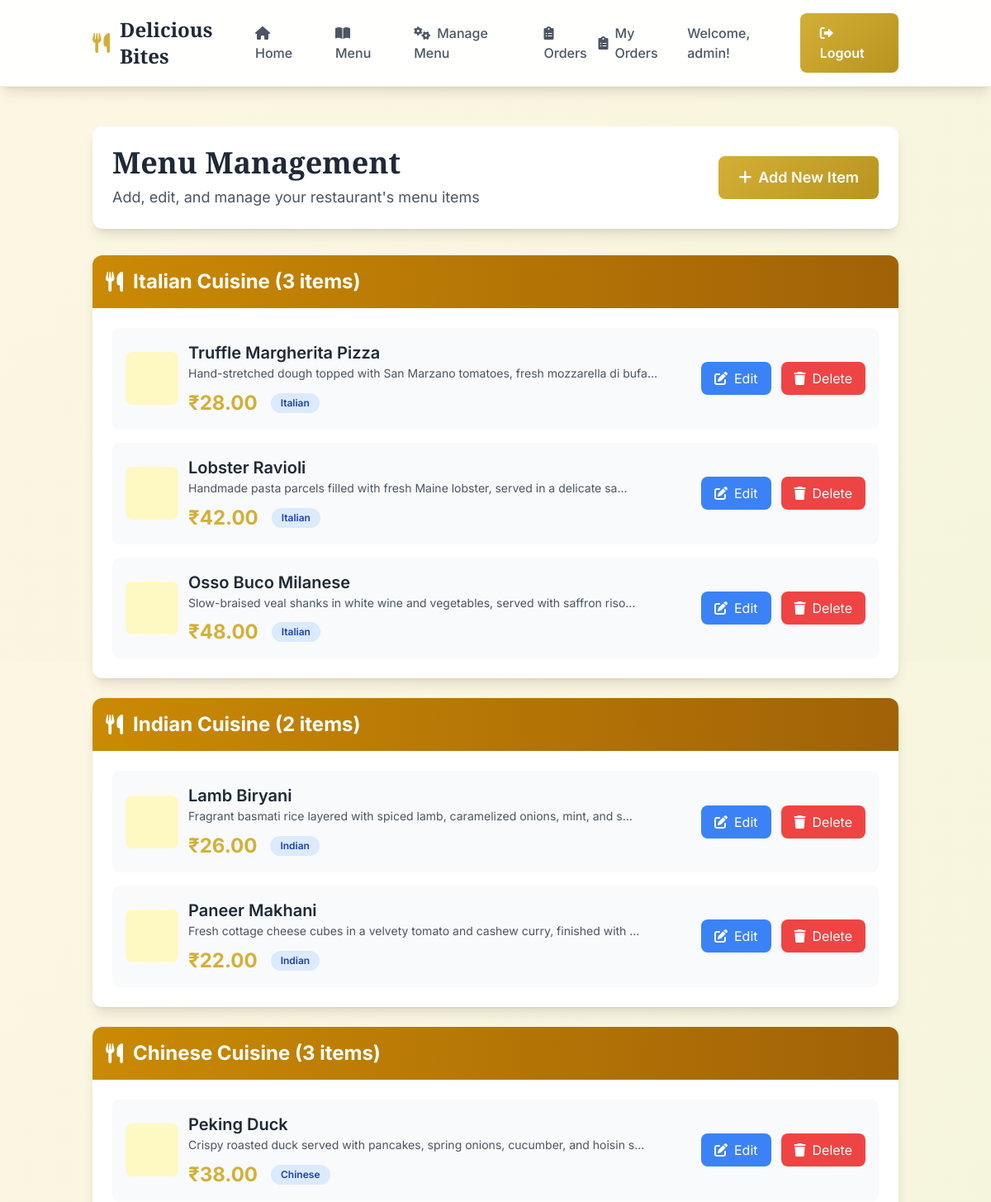
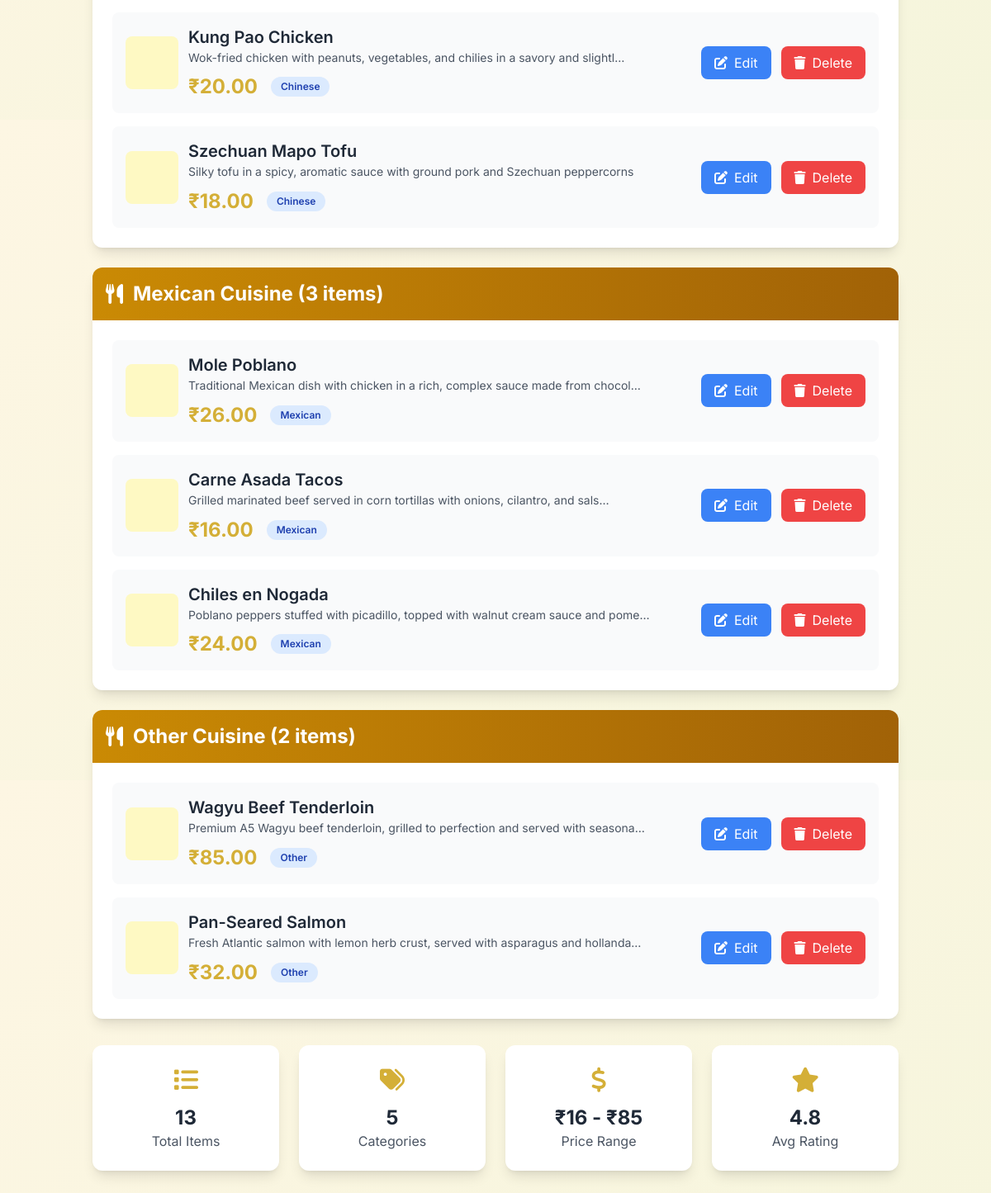
Screenshot of /manage/menu/ (signed in) with the database file from the repository (2 pictures, top to bottom).
### restaurant/models.py (models this page shows, shortened)
class MenuItem(models.Model):
    CATEGORY_CHOICES = [
        ('Indian', 'Indian'),
        ('Chinese', 'Chinese'),
        ('Italian', 'Italian'),
        ('Mexican', 'Mexican'),
        ('Other', 'Other'),
    ]
    name = models.CharField(max_length=100)
    description = models.TextField()
    price = models.DecimalField(max_digits=8, decimal_places=2)
    photo = models.ImageField(upload_to='menu_photos/', blank=True, null=True)
    category = models.CharField(max_length=50, choices=CATEGORY_CHOICES, default='Indian')

### restaurant/views.py (the view)
# urls.py: path('manage/menu/', views.admin_menu, name='admin_menu'),
@admin_required
def admin_menu(request):
    items = MenuItem.objects.all()
    categories = MenuItem.objects.values_list('category', flat=True).distinct()
    category_count = categories.count()
    if items:
        min_price = items.order_by('price').first().price
        max_price = items.order_by('-price').first().price
    else:
        min_price = max_price = 0
    context = {
        'items': items,
        'category_count': category_count,
        'min_price': min_price,
        'max_price': max_price,
    }
    return render(request, 'restaurant/admin_menu.html', context)

### restaurant/templates/restaurant/admin_menu.html (shortened to what this page needs)
{% extends 'restaurant/base.html' %}
{% block content %}
<div class="max-w-6xl mx-auto">
    <div class="bg-white rounded-xl shadow-lg p-6 mb-8">
        <div class="flex justify-between items-center">
            <div>
                <h1 class="font-display text-4xl font-bold text-gray-800 mb-2">Menu Management</h1>
                <p class="text-lg text-gray-600">Add, edit, and manage your restaurant's menu items</p>
            </div>
            <a href="{% url 'add_menu_item' %}" class="btn-primary text-lg">
                <i class="fas fa-plus mr-2"></i>Add New Item
            </a>
        </div>
    </div>
    {% if items %}
        <div class="grid gap-6">
            {% regroup items by category as category_list %}
            {% for category in category_list %}
                <div class="bg-white rounded-xl shadow-lg overflow-hidden">
                    <div class="bg-gradient-to-r from-yellow-600 to-yellow-700 p-4">
                        <h2 class="text-2xl font-bold text-white flex items-center">
                            <i class="fas fa-utensils mr-3"></i>
                            {{ category.grouper }} Cuisine ({{ category.list|length }} items)
                        </h2>
                    </div>
                    <div class="p-6">
                        <div class="space-y-4">
                            {% for item in category.list %}
                                <div class="flex items-center justify-between p-4 bg-gray-50 rounded-lg hover:bg-gray-100 transition-colors">
                                    <div class="flex-grow">
                                        <div class="flex items-center space-x-3">
                                            <div class="w-16 h-16 rounded-lg overflow-hidden bg-yellow-100 flex items-center justify-center">
                                            </div>
                                            <div>
                                                <h3 class="text-xl font-semibold text-gray-800">{{ item.name }}</h3>
                                                <p class="text-gray-600 text-sm leading-relaxed">{{ item.description|truncatechars:80 }}</p>
                                                <div class="flex items-center space-x-4 mt-2">
                                                    <span class="text-2xl font-bold accent-color">₹{{ item.price }}</span>
                                                    <span class="px-3 py-1 bg-blue-100 text-blue-800 text-xs font-semibold rounded-full">
                                                        {{ item.category }}
                                                    </span>
                                                </div>
                                            </div>
                                        </div>
                                    </div>
                                    <div class="flex items-center space-x-3">
                                        <a href="{% url 'edit_menu_item' item.id %}"
                                           class="bg-blue-500 hover:bg-blue-600 text-white px-4 py-2 rounded-lg transition-colors duration-300 flex items-center">
                                            <i class="fas fa-edit mr-2"></i>Edit
                                        </a>
                                        <a href="{% url 'delete_menu_item' item.id %}"
                                           class="bg-red-500 hover:bg-red-600 text-white px-4 py-2 rounded-lg transition-colors duration-300 flex items-center"
                                           onclick="return confirm('Are you sure you want to delete {{ item.name }}?')">
                                            <i class="fas fa-trash mr-2"></i>Delete
                                        </a>
                                    </div>
                                </div>
                            {% endfor %}
                        </div>
                    </div>
                </div>
            {% endfor %}
        </div>
    {% endif %}
    <div class="mt-8 grid md:grid-cols-4 gap-6">
        <div class="bg-white rounded-xl shadow-lg p-6 text-center">
            <i class="fas fa-list text-3xl accent-color mb-3"></i>
            <div class="text-2xl font-bold text-gray-800">{{ items.count }}</div>
            <div class="text-gray-600">Total Items</div>
        </div>
        <div class="bg-white rounded-xl shadow-lg p-6 text-center">
            <i class="fas fa-tags text-3xl accent-color mb-3"></i>
            <div class="text-2xl font-bold text-gray-800">{{ category_count }}</div>
            <div class="text-gray-600">Categories</div>
        </div>
        <div class="bg-white rounded-xl shadow-lg p-6 text-center">
            <i class="fas fa-dollar-sign text-3xl accent-color mb-3"></i>
            <div class="text-2xl font-bold text-gray-800">
                {% if items %}
                    ₹{{ min_price|floatformat:0 }} - ₹{{ max_price|floatformat:0 }}
                {% else %}
                    ₹0
                {% endif %}
            </div>
            <div class="text-gray-600">Price Range</div>
        </div>
        <div class="bg-white rounded-xl shadow-lg p-6 text-center">
            <i class="fas fa-star text-3xl accent-color mb-3"></i>
            <div class="text-2xl font-bold text-gray-800">4.8</div>
            <div class="text-gray-600">Avg Rating</div>
        </div>
    </div>
</div>
{% endblock %}

### restaurant/templates/restaurant/base.html (shortened to what this page needs)
<!DOCTYPE html>
<html lang="en" class="scroll-smooth">
<head>
    <script src="https://cdn.tailwindcss.com"></script>
    <link rel="stylesheet" href="https://cdnjs.cloudflare.com/ajax/libs/font-awesome/6.0.0/css/all.min.css">
</head>
<body class="text-gray-800">
    <header class="navbar-glass sticky top-0 z-50 shadow-lg">
        <nav class="container mx-auto px-6 py-4">
            <div class="flex justify-between items-center">
                <a href="{% url 'home' %}" class="flex items-center space-x-3">
                    <i class="fas fa-utensils text-2xl accent-color"></i>
                    <span class="text-2xl font-display font-bold text-gray-800">Delicious Bites</span>
                </a>
                <div class="hidden md:flex space-x-8">
                    <a href="{% url 'home' %}" class="text-gray-600 hover:accent-color transition-colors duration-300 font-medium">
                        <i class="fas fa-home mr-2"></i>Home
                    </a>
                    <a href="{% url 'menu' %}" class="text-gray-600 hover:accent-color transition-colors duration-300 font-medium">
                        <i class="fas fa-book-open mr-2"></i>Menu
                    </a>
                    {% if request.session.user_type == "admin" %}
                        <a href="{% url 'admin_menu' %}" class="text-gray-600 hover:accent-color transition-colors duration-300 font-medium">
                            <i class="fas fa-cogs mr-2"></i>Manage Menu
                        </a>
                        <a href="{% url 'admin_orders' %}" class="text-gray-600 hover:accent-color transition-colors duration-300 font-medium">
                            <i class="fas fa-clipboard-list mr-2"></i>Orders
                        </a>
                    {% endif %}
                </div>
                <div class="flex items-center space-x-4">
                    {% if user.is_authenticated %}
                        <a href="{% url 'cart' %}" class="text-gray-600 hover:accent-color transition-colors duration-300 font-medium flex items-center">
                            <i class="fas fa-clipboard-list mr-2"></i>My Orders
                        </a>
                        <span class="text-gray-600 font-medium">Welcome, {{ user.first_name|default:user.username }}!</span>
                        <a href="{% url 'logout' %}" class="btn-primary">
                            <i class="fas fa-sign-out-alt mr-2"></i>Logout
                        </a>
                    {% else %}
                        <a href="{% url 'register' %}" class="text-gray-600 hover:accent-color transition-colors duration-300 font-medium">Register</a>
                        <a href="{% url 'login' %}" class="btn-primary">
                            <i class="fas fa-sign-in-alt mr-2"></i>Login
                        </a>
                    {% endif %}
                </div>
            </div>
        </nav>
    </header>
    <main class="container mx-auto px-6 py-12 min-h-screen">
        {% block content %}{% endblock %}
    </main>
</body>
</html>

### restaurant/templates/restaurant/base.html (style rules this page uses)
:root { --primary-gold: #D4AF37; --dark-gold: #B8941F; --cream: #FDF6E3; --dark-brown: #2D1B00; --light-brown: #8B4513; }
body { font-family: 'Inter', sans-serif; background: linear-gradient(135deg, #FDF6E3 0%, #F5F5DC 100%); min-height: 100vh; }
.font-display { font-family: 'Playfair Display', serif; }
.accent-color { color: var(--primary-gold); }
.btn-primary { background: linear-gradient(135deg, var(--primary-gold) 0%, var(--dark-gold) 100%); color: white; font-weight: 600; padding: 12px 24px; border-radius: 8px; transition: all 0.3s ease; border: none; cursor: pointer; text-decoration: none; display: inline-block; }
.navbar-glass { background: rgba(255, 255, 255, 0.95); backdrop-filter: blur(10px); border-bottom: 1px solid rgba(212, 175, 55, 0.2); }

### rows the page displays
MenuItem: grouper "Italian", name "Truffle Margherita Pizza", description "Hand-stretched dough topped with San Marzano tomatoes, fresh mozzarella di bufa…", price "28.00", category "Italian"
MenuItem: name "Lobster Ravioli", description "Handmade pasta parcels filled with fresh Maine lobster, served in a delicate sa…", price "42.00", category "Italian"
MenuItem: name "Osso Buco Milanese", description "Slow-braised veal shanks in white wine and vegetables, served with saffron riso…", price "48.00", category "Italian"
MenuItem: grouper "Indian", name "Lamb Biryani", description "Fragrant basmati rice layered with spiced lamb, caramelized onions, mint, and s…", price "26.00", category "Indian"
MenuItem: name "Paneer Makhani", description "Fresh cottage cheese cubes in a velvety tomato and cashew curry, finished with …", price "22.00", category "Indian"
MenuItem: grouper "Chinese", name "Peking Duck", description "Crispy roasted duck served with pancakes, spring onions, cucumber, and hoisin s…", price "38.00", category "Chinese"
MenuItem: name "Kung Pao Chicken", description "Wok-fried chicken with peanuts, vegetables, and chilies in a savory and slightl…", price "20.00", category "Chinese"
MenuItem: name "Szechuan Mapo Tofu", description "Silky tofu in a spicy, aromatic sauce with ground pork and Szechuan peppercorns", price "18.00", category "Chinese"
MenuItem: grouper "Mexican", name "Mole Poblano", description "Traditional Mexican dish with chicken in a rich, complex sauce made from chocol…", price "26.00", category "Mexican"
MenuItem: name "Carne Asada Tacos", description "Grilled marinated beef served in corn tortillas with onions, cilantro, and sals…", price "16.00", category "Mexican", price "16"
MenuItem: name "Chiles en Nogada", description "Poblano peppers stuffed with picadillo, topped with walnut cream sauce and pome…", price "24.00", category "Mexican"
MenuItem: grouper "Other", name "Wagyu Beef Tenderloin", description "Premium A5 Wagyu beef tenderloin, grilled to perfection and served with seasona…", price "85.00", category "Other", price "85"
MenuItem: name "Pan-Seared Salmon", description "Fresh Atlantic salmon with lemon herb crust, served with asparagus and hollanda…", price "32.00", category "Other"

### other values shown
{{ user.first_name|default:user.username }} "admin"
{{ category.list|length }} "3" "2" "3" "3" "2"
{{ items.count }} "13"
{{ category_count }} "5"
